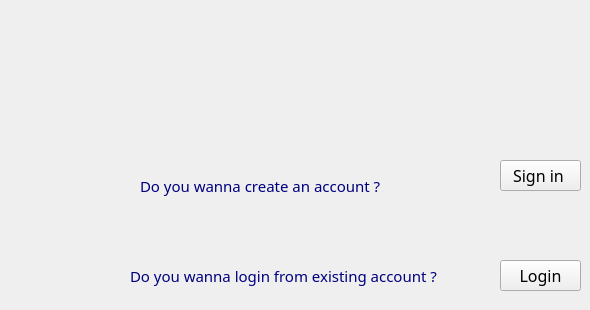
      <widget class="QWidget" name="page_3">
       <widget class="QPushButton" name="SigninButton">
        <property name="geometry">
         <rect>
          <x>500</x>
          <y>160</y>
          <width>81</width>
          <height>31</height>
         </rect>
        </property>
        <property name="font">
         <font>
          <family>Modern No. 20</family>
          <pointsize>12</pointsize>
         </font>
        </property>
        <property name="styleSheet">
         <string notr="true">QLabel {
	color: rgb(0, 0, 127);
}</string>
        </property>
        <property name="text">
         <string>Sign in </string>
        </property>
       </widget>
       <widget class="QLabel" name="Title_3">
        <property name="geometry">
         <rect>
          <x>140</x>
          <y>160</y>
          <width>261</width>
          <height>51</height>
         </rect>
        </property>
        <property name="font">
         <font>
          <family>Modern No. 20</family>
          <pointsize>11</pointsize>
          <italic>false</italic>
          <bold>false</bold>
         </font>
        </property>
        <property name="styleSheet">
         <string notr="true">QLabel {
	font: 11pt &quot;Modern No. 20&quot;;
	color: rgb(0, 0, 127);
}</string>
        </property>
        <property name="text">
         <string>Do you wanna create an account ?</string>
        </property>
       </widget>
       <widget class="QLabel" name="Title_4">
        <property name="geometry">
         <rect>
          <x>130</x>
          <y>250</y>
          <width>321</width>
          <height>51</height>
         </rect>
        </property>
        <property name="font">
         <font>
          <family>Modern No. 20</family>
          <pointsize>11</pointsize>
          <italic>false</italic>
          <bold>false</bold>
         </font>
        </property>
        <property name="styleSheet">
         <string notr="true">QLabel {
	font: 11pt &quot;Modern No. 20&quot;;
	color: rgb(0, 0, 127);
}</string>
        </property>
        <property name="text">
         <string>Do you wanna login from existing account ?</string>
        </property>
       </widget>
       <widget class="QPushButton" name="LoginButton">
        <property name="geometry">
         <rect>
          <x>500</x>
          <y>260</y>
          <width>81</width>
          <height>31</height>
         </rect>
        </property>
        <property name="font">
         <font>
          <family>Modern No. 20</family>
          <pointsize>12</pointsize>
         </font>
        </property>
        <property name="styleSheet">
         <string notr="true">QLabel {
	font: 11pt &quot;Modern No. 20&quot;;
	color: rgb(0, 0, 127);
}</string>
        </property>
        <property name="text">
         <string>Login</string>
        </property>
       </widget>
      </widget>
